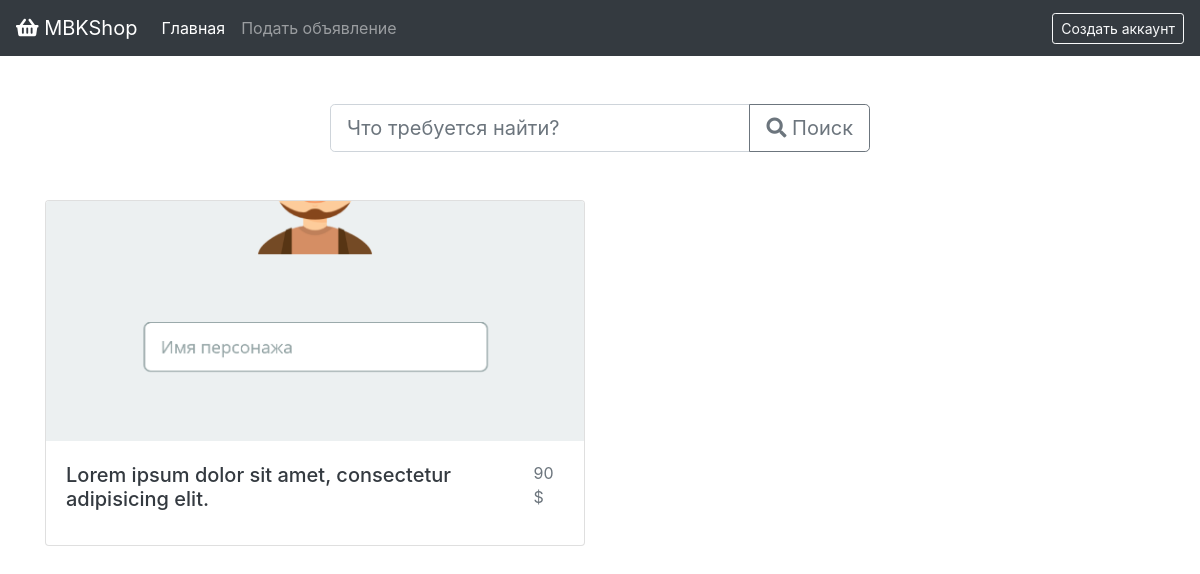
Before: / with the older database file.
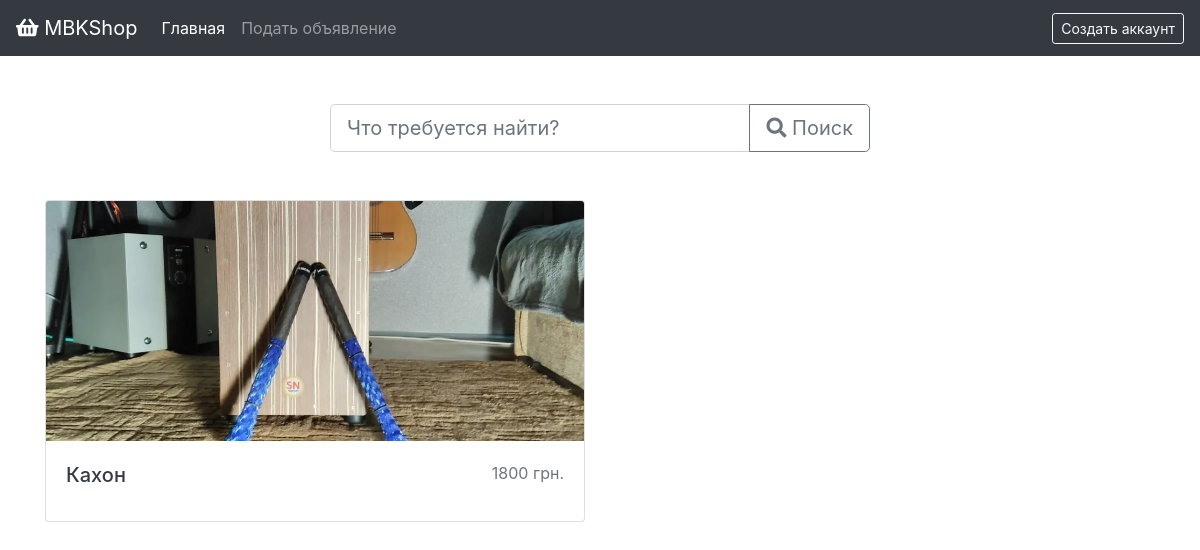
After: the same page with the newer database file.
### tables this page shows
CREATE TABLE `lots` (
  `lot_id` int(11) NOT NULL,
  `user_id` int(11) NOT NULL,
  `title` varchar(255) NOT NULL,
  `about` text NOT NULL,
  `price` int(11) NOT NULL,
  `currency_id` int(11) UNSIGNED NOT NULL,
  `image` varchar(255) NOT NULL DEFAULT 'no_image.jpg',
  `state` varchar(255) NOT NULL,
  `category_id` int(11) DEFAULT NULL,
  `date` varchar(255) NOT NULL
);

CREATE TABLE `currency` (
  `currency_id` int(11) UNSIGNED NOT NULL,
  `name` varchar(255) NOT NULL,
  `symbol` varchar(255) NOT NULL
);

### core/classes/Lots.class.php (called while the page is built, shortened)
<?php
	class Lots {
		public static function getAll () {
			$db = new DB();
			$sel_lots = $db->conn()->query("SELECT * FROM `lots` ORDER BY `lot_id` DESC");
			$sel_lots = $sel_lots->fetchAll();
			for($i = 0; $i < count($sel_lots); $i++) {
				$sel_lots[$i]['user_detail'] = User::get($sel_lots[$i]['user_id']);
				$sel_lots[$i]['category_detail'] = Category::getById($sel_lots[$i]['category_id']);
				$sel_lots[$i]['currency_detail'] = Currency::getById($sel_lots[$i]['currency_id']);
			}
			return $sel_lots;
		}
	}
?>

### core/classes/DB.class.php (called while the page is built)
<?php
	class DB {
		private $pdo;
		public function __construct() {
			$dsn = "mysql:host=localhost;dbname=mbk_shop_user;charset=utf8";
			$opt = [
					PDO::ATTR_ERRMODE            => PDO::ERRMODE_EXCEPTION,
					PDO::ATTR_DEFAULT_FETCH_MODE => PDO::FETCH_ASSOC,
					PDO::ATTR_EMULATE_PREPARES   => false,
			];
			$test_pdo = new PDO($dsn, "olga", "olga", $opt);
			if ($test_pdo == true) {
				$this->pdo = $test_pdo;
			} else {
				throw new Exception("Ошибка подключения к базе данных.");
			}
		}
		public function conn () {
			return $this->pdo;
		}
	}
?>

### core/classes/Currency.class.php (called while the page is built, shortened)
<?php
  class Currency {
    public static function getById($id) {
      $db = new DB();
      $sel_cur = $db->conn()->prepare("SELECT * FROM `currency` WHERE `currency_id`=:id");
      $sel_cur->bindParam(":id", $id);
      $sel_cur->execute();
      $sel_cur = $sel_cur->fetch();
      return $sel_cur;
    }
  }
?>

### core/classes/User.class.php (called while the page is built, shortened)
<?php
	class User {
		public static function getId() {
			return $_SESSION['user_id'];
		}
		public static function get($user_id = null) {
			if ($user_id == null) {
				$user_id = User::getId();
			}
			$db = new DB();
			$sel_user = $db->conn()->prepare("SELECT * FROM `users` WHERE `user_id`=:user_id");
			$sel_user->bindParam(":user_id", $user_id);
			$sel_user->execute();
			$sel_user = $sel_user->fetch(PDO::FETCH_ASSOC);
			return $sel_user;
		}
	}
?>

### core/classes/Category.class.php (called while the page is built, shortened)
<?php
  class Category {
    public static function getById($id) {
      $db = new DB();
      $sel_cat = $db->conn()->prepare("SELECT * FROM `categories` WHERE `category_id`=:cat_id");
      $sel_cat->bindParam(":cat_id", $id);
      $sel_cat->execute();
      $sel_cat = $sel_cat->fetch();
      return $sel_cat;
    }
  }
?>

### templates/Default/index.php (the view, shortened to what the changed rows need)
<!doctype html>
<html lang="en">
<head>
  <link rel="stylesheet" href="https://stackpath.bootstrapcdn.com/bootstrap/4.1.3/css/bootstrap.min.css">
  <link rel="stylesheet" href="https://use.fontawesome.com/releases/v5.4.2/css/all.css">
  <link rel="stylesheet" href="<?=$this->path?>/css/style.css">
</head>
<body>
  <div class="container">
    <div class="row">
      <? if ($this->lots != null): ?>
        <? for($i = 0; $i < count($this->lots); $i++): ?>
      <div class="col-md-6 mt-5">
        <div class="card mb-2">
          <img class="card-img-top" src="/uploads/lots/<?=$this->lots[$i]['image']?>" height="240px" alt="Card image cap">
          <div class="card-body">
            <div class="d-flex justify-content-between align-items-center">
              <h5 class="card-title"><a class="text-dark" href="/lot/<?=$this->lots[$i]['lot_id']?>.html"><?=$this->lots[$i]['title']?></a></h5>
              <p class="text-muted"><?=$this->lots[$i]['price']?> <?=$this->lots[$i]['currency_detail']['symbol']?></p>
            </div>
          </div>
        </div>
      </div>
        <? endfor; ?>
      <? endif; ?>
    </div>
  </div>
</body>
</html>

Changed rows visible on the page:
removed lots: image (picture), title "Lorem ipsum dolor sit amet, consectetur adipisicing elit.", price "90", currency.symbol "$"
added lots: image (picture), title "Кахон", price "1800", currency.symbol "грн."
